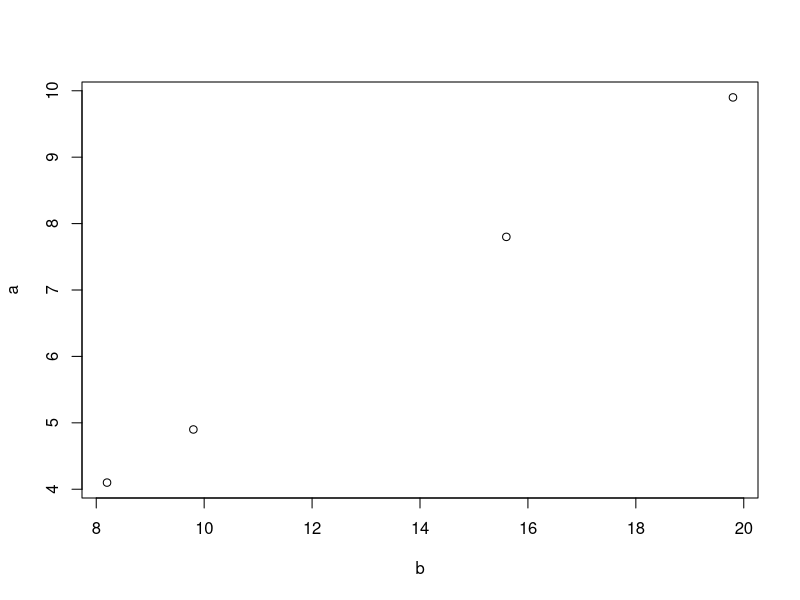

Write the R code that produced this figure.
#Some arithmetic expression
8+3
log(2)
t=((121/3)*(6*3))/(pi)
t

#create X & Y
X= 14+ 17
X
Y= log(20)
Y

#Calculation
z=X+ Y ; z

s=z+t ; s

#define and return vectors a and b
a=c(4.1, 4.9, 7.8, 9.9); a
b= 2*a; b

#calculate mean and standard deviation
mean(a)
sd(b)

#plot b against a
plot(b,a)
